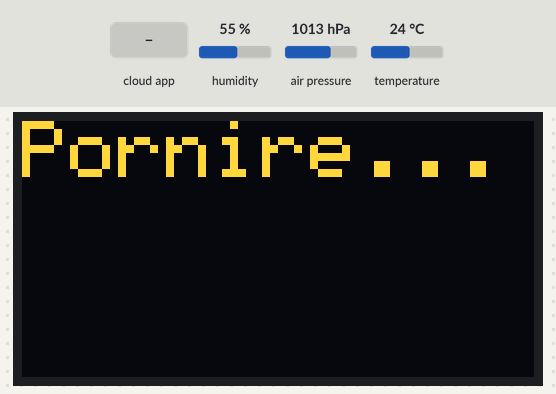
Bench run of a sketch on a simulated ESP32. Shown: 128×64 one-colour display. The test bench sets the inputs (shaded band); at power-on: air pressure 1013 hPa, humidity 55 %, temperature 24 °C. The OLED is the two-colour kind (top 16 rows yellow); WiFi joins after 1.5 s; servers stay silent unless stated; not simulated (calls return 0 or success): arduino_secrets.h; what the sketch prints to the serial monitor is not drawn. At 14.6 s the program puts the board to deep sleep or switches it off; the recording ends there.

Above: at 1.1 s.
At 10.0 s:
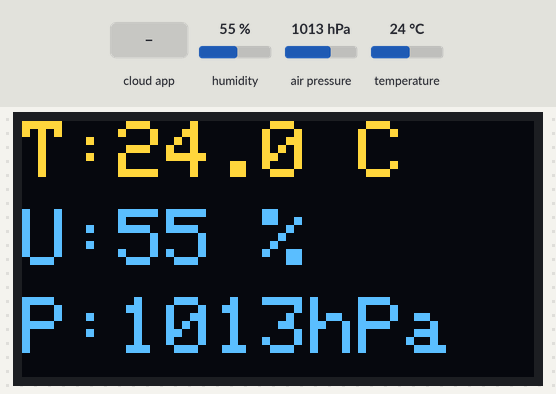
10.1 s: air pressure set to 952 hPa
At 14.01 s:
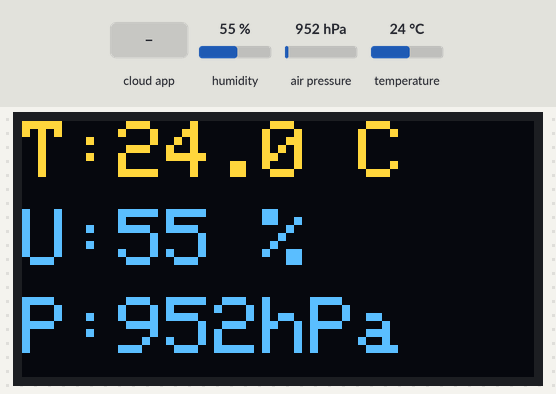
14.1 s: the phone or cloud app sets powerOff to 1
At 14.37 s:
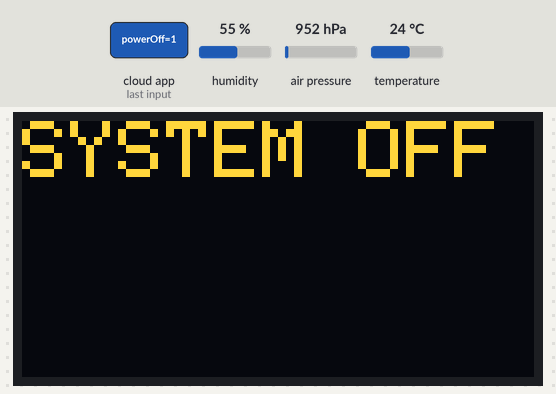
Timing chart, 0 to 14.6 s (numbered marks = the images above; inputs shaded):
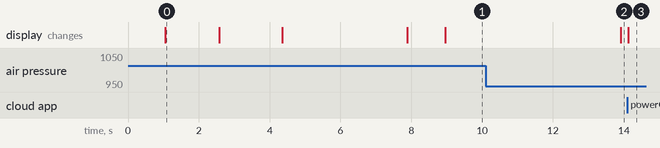

The sketch:

Untitled_sep25a.ino
```cpp
#include "thingProperties.h"
#include <Wire.h>
#include "Adafruit_SHT31.h"
#include <Adafruit_BMP280.h>    // Folosim BMP280
#include <Adafruit_GFX.h>       // Librarie pentru grafica
#include <Adafruit_SSD1306.h>   // Librarie pentru OLED
#include <esp_sleep.h>

// --- Definire Ecran OLED ---
#define SCREEN_WIDTH 128 // Latimea ecranului OLED (pixeli)
#define SCREEN_HEIGHT 64 // Inaltimea ecranului OLED (pixeli)
#define OLED_RESET     -1 // Pinul de Reset

Adafruit_SSD1306 display(SCREEN_WIDTH, SCREEN_HEIGHT, &Wire, OLED_RESET);

// --- Obiecte Senzori ---
Adafruit_SHT31 sht31 = Adafruit_SHT31();
Adafruit_BMP280 bmp; // Obiectul pentru senzorul BMP280

// --- Variabile pentru medii si timere ---
float sumaTempLCD = 0.0;
float sumaHumLCD = 0.0;
int numarCitiriLCD = 0;

float sumaTempCloud = 0.0;
float sumaHumCloud = 0.0;
int numarCitiriCloud = 0;

// Variabile pentru a stoca valoarea curenta a presiunii
float presiuneCurenta = 0;
float ultimaPresiuneTrimisa = 0; // Pentru a verifica schimbarea

unsigned long timpSerialAnterior = 0;
unsigned long timpLcdAnterior = 0;
unsigned long timpCloudAnterior = 0;

const long intervalSerial = 1000;
const long intervalLCD = 5000;
const long intervalCloud = 10000;


void setup() {
  Serial.begin(115200);
  delay(1000);
  Serial.println("Initializare sistem...");

  Wire.begin(21, 22); // Specificam pinii SDA=21, SCL=22

  // --- Initializare OLED ---
  if(!display.begin(SSD1306_SWITCHCAPVCC, 0x3C)) { // Adresa 0x3C confirmata
    Serial.println(F("Eroare SSD1306 (OLED)"));
    for(;;);
  }
  display.clearDisplay();
  display.setTextSize(2); // Text mare
  display.setTextColor(SSD1306_WHITE);
  display.setCursor(0,0);
  display.println("Pornire...");
  display.display();
  delay(1500);

  // Senzor SHT31 (Primul)
  if (!sht31.begin(0x44)) {
    display.clearDisplay(); display.setCursor(0,0); display.setTextSize(2); display.println("SHT31 ERR"); display.display();
    Serial.println("Eroare la initializarea SHT31 (0x44)!");
    while (1) delay(1);
  }
  Serial.println("Senzor SHT31 initializat cu succes.");
  display.clearDisplay(); display.setCursor(0,0); display.setTextSize(2); display.println("SHT31 OK"); display.display();
  delay(1500);

  // Senzor BMP280 (Al doilea)
  Serial.println("Initializare BMP280...");
  delay(250);
  if (!bmp.begin(0x76)) { // Adresa 0x76 confirmata
    display.clearDisplay(); display.setCursor(0,0); display.setTextSize(2); display.println("BMP280 ERR"); display.display();
    Serial.println("Eroare la initializarea BMP280 (0x76)!");
    while (1) delay(1);
  }
  Serial.println("Senzor BMP280 initializat cu succes.");
  display.clearDisplay(); display.setCursor(0,0); display.setTextSize(2); display.println("BMP280 OK"); display.display();
  delay(1500);

  // Arduino IoT Cloud
  initProperties();
  ArduinoCloud.begin(ArduinoIoTPreferredConnection);

  display.clearDisplay();
  display.setCursor(0,0);
  display.setTextSize(2);
  display.println("Conectat!");
  delay(1000);
  display.setCursor(0, 32);
  display.println("Astept...");
  delay(1000);
  display.display();
  Serial.println("Conectat la Cloud. Se asteapta citirile...");
  delay(1000);
}


void loop() {
  ArduinoCloud.update();
  unsigned long timpCurent = millis();

  // --- Bloc 1: Citire & Afisare Serial (ruleaza la fiecare 'intervalSerial' - 1s) ---
  if (timpCurent - timpSerialAnterior >= intervalSerial) {
    timpSerialAnterior = timpCurent;

    // Citim toti senzorii
    float temp_sht = sht31.readTemperature();
    float hum_sht  = sht31.readHumidity();
    float temp_bmp = bmp.readTemperature(); // Citim temp BMP doar pentru serial
    float pres_bmp = bmp.readPressure() / 100.0F;

    // Salvam presiunea curenta pentru a o afisa pe OLED
    if (!isnan(pres_bmp)) {
      presiuneCurenta = pres_bmp;
    }

    // Afisare pe Serial Monitor (cu temp BMP inclusa)
    Serial.print("--- Citire Curenta --- ");
    Serial.print("SHT31_T: ");
    if (!isnan(temp_sht)) Serial.print(temp_sht, 1); else Serial.print("Err");
    Serial.print(" | BMP_T: "); // Temperatura de la BMP ramane in serial
    if (!isnan(temp_bmp)) Serial.print(temp_bmp, 1); else Serial.print("Err");
    Serial.print(" | Dif: ");
    if (!isnan(temp_sht) && !isnan(temp_bmp)) Serial.print(temp_sht - temp_bmp, 1); else Serial.print("Err");
    Serial.println(" *C");

    // --- AICI ESTE MODIFICAREA ---
    // Trimitem presiunea la Cloud DOAR daca se schimba partea intreaga (cifra unitatilor)
    // Folosim (int) pentru a converti valoarea float in integer (taie zecimalele)
    if (!isnan(pres_bmp) && (int)pres_bmp != (int)ultimaPresiuneTrimisa) {
      presiune = pres_bmp; // Actualizam variabila de cloud
      ultimaPresiuneTrimisa = pres_bmp; // Salvam noua valoare ca referinta
      Serial.println(">>> PRESIUNE NOUA TRIMISA LA CLOUD: " + String(presiune, 1) + " hPa");
    }

    // Adaugam la suma pentru LCD (Doar Temp si Humiditate SHT31)
    if (!isnan(temp_sht) && !isnan(hum_sht)) {
      sumaTempLCD += temp_sht;
      sumaHumLCD += hum_sht;
      numarCitiriLCD++;
    }

    // Adaugam la suma pentru Cloud (T, H de la SHT31) - neschimbat
    if (!isnan(temp_sht) && !isnan(hum_sht)) {
      sumaTempCloud += temp_sht;
      sumaHumCloud += hum_sht;
      numarCitiriCloud++;
    }
  }

  // --- Bloc 2: Calcul Medie & Update OLED (ruleaza la fiecare 'intervalLCD' - 5s) ---
  if (timpCurent - timpLcdAnterior >= intervalLCD) {
    timpLcdAnterior = timpCurent;

    display.clearDisplay();
    display.setTextColor(SSD1306_WHITE);
    display.setTextSize(2); // Text mare

    if (numarCitiriLCD > 0) {
      float mediaTemp = sumaTempLCD / numarCitiriLCD;
      float mediaHum = sumaHumLCD / numarCitiriLCD;

      // Afisam media pe OLED
      // Randul 1: T (SHT31) - Media
      display.setCursor(0, 0);
      display.print("T:");
      display.print(mediaTemp, 1);
      display.print(" C");

      // Randul 2: H (SHT31) - Media
      display.setCursor(0, 22); // 16px (text) + 6px (spatiu)
      display.print("U:"); // "Umid" e prea lung
      display.print(mediaHum, 0);
      display.print(" %");

      // Randul 3: P (BMP280) - Curenta (nu media)
      display.setCursor(0, 44); // 22 + 16 + 6
      display.print("P:");
      display.print(presiuneCurenta, 0); // Folosim valoarea stocata
      display.print("hPa");

    } else {
      display.setCursor(0, 0);
      display.print("OLED Err(5s)");
    }

    display.display(); // Trimitem buffer-ul completat catre ecran

    // Resetam sumele
    sumaTempLCD = 0.0;
    sumaHumLCD = 0.0;
    numarCitiriLCD = 0;
  }

  // --- Bloc 3: Calcul Medie & Update Cloud (ruleaza la fiecare 'intervalCloud' - 10s) ---
  // Acest bloc trimite DOAR Temp si Umiditate SHT31
  if (timpCurent - timpCloudAnterior >= intervalCloud) {
    timpCloudAnterior = timpCurent;

    if (numarCitiriCloud > 0) {
      float mediaTemp = sumaTempCloud / numarCitiriCloud;
      float mediaHum = sumaHumCloud / numarCitiriCloud;

      temperatura = mediaTemp; // Variabila cloud
      umiditate = mediaHum;  // Variabila cloud

      Serial.println("---------------------------------");
      Serial.print("TRIMITERE CLOUD (Media SHT31 / 10s): ");
      Serial.print(mediaTemp, 1);
      Serial.print(" *C, ");
      Serial.print(mediaHum, 1);
      Serial.println(" %");
      Serial.println("---------------------------------");

    } else {
      Serial.println("---------------------------------");
      Serial.println("EROARE Cloud: Nu s-au inregistrat citiri valide in ultimele 10s.");
      Serial.println("---------------------------------");
    }

    sumaTempCloud = 0.0;
    sumaHumCloud = 0.0;
    numarCitiriCloud = 0;
  }
}


void onPowerOffChange() {
  if (powerOff) {
    display.clearDisplay();
    display.setCursor(0,0);
    display.setTextSize(2); // Text mare
    display.println("SYSTEM OFF");
    display.display();
    Serial.println("Oprire sistem prin comanda Cloud...");
    delay(500);
    esp_deep_sleep_start();
  }
}
```

thingProperties.h
```cpp
// Code generated by Arduino IoT Cloud, DO NOT EDIT.

#include <ArduinoIoTCloud.h>
#include <Arduino_ConnectionHandler.h>
#include "arduino_secrets.h"

const char DEVICE_LOGIN_NAME[] = "17b0908e-b36d-49c8-83ea-a19de3047d17";

const char SSID[] = SECRET_SSID;             // Network SSID (name)
const char PASS[] = SECRET_OPTIONAL_PASS;    // Network password (use for WPA, or use as key for WEP)
const char DEVICE_KEY[] = SECRET_DEVICE_KEY; // Secret device password

void onPowerOffChange();

float temperatura;
float umiditate;
bool powerOff;
float presiune;

void initProperties()
{

  ArduinoCloud.setBoardId(DEVICE_LOGIN_NAME);
  ArduinoCloud.setSecretDeviceKey(DEVICE_KEY);
  ArduinoCloud.addProperty(temperatura, READ, ON_CHANGE, NULL);
  ArduinoCloud.addProperty(umiditate, READ, ON_CHANGE, NULL);
  ArduinoCloud.addProperty(powerOff, READWRITE, ON_CHANGE, onPowerOffChange);
  ArduinoCloud.addProperty(presiune, READ, ON_CHANGE, NULL);
}

WiFiConnectionHandler ArduinoIoTPreferredConnection(SSID, PASS);
```

Measured:
- after the input at 10.1 s, the display: changes after 3.8 s (image 2)
- after the input at 14.1 s, the display: changes at once (image 3)
- what the display in image 0 shows lasts 1.5 s, from 1.1 s to 2.6 s
